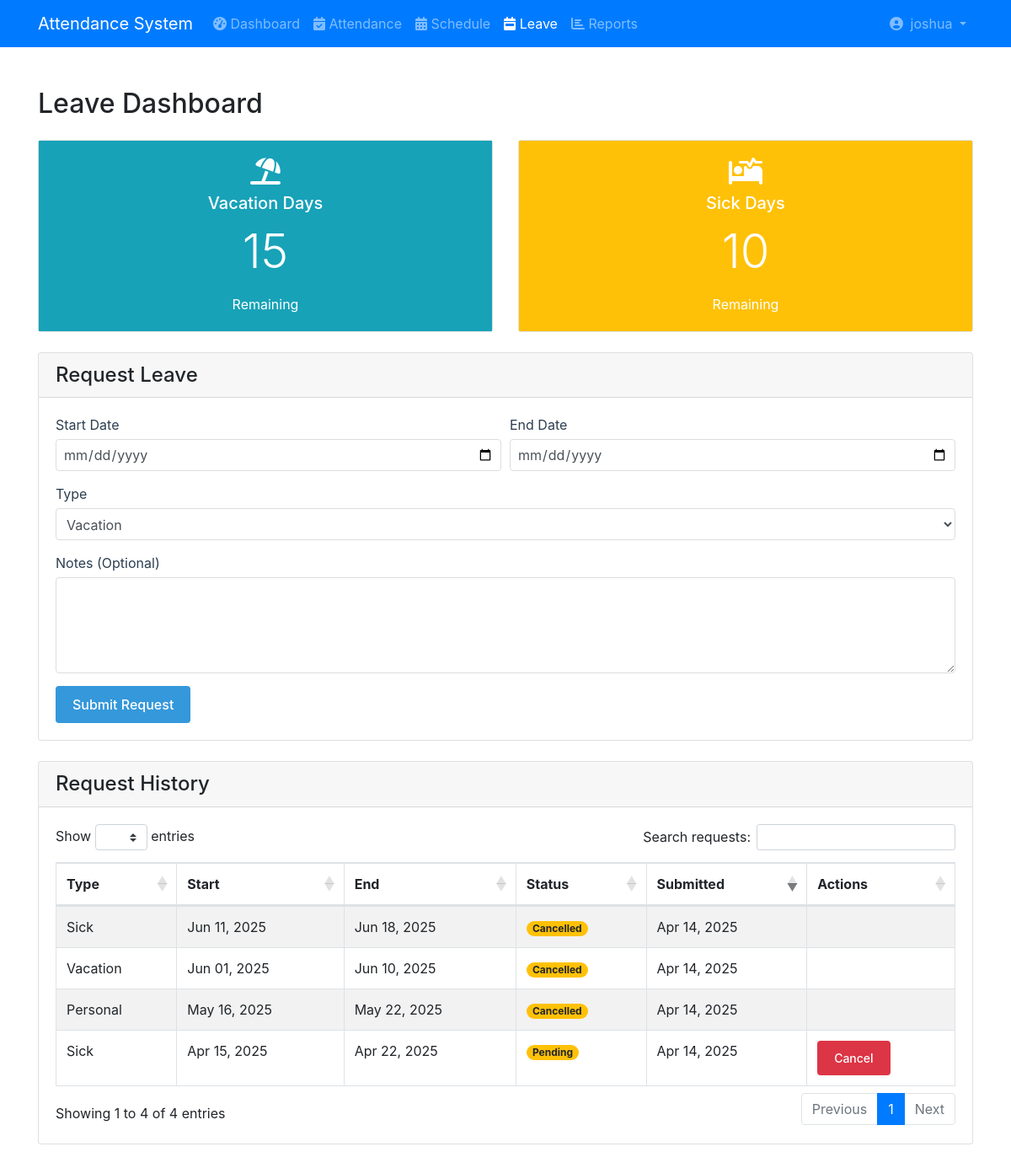
Page /attendance/requests.php (signed in) on the committed database.
### tables this page shows
CREATE TABLE `employees` (
  `employee_id` varchar(20) NOT NULL,
  `first_name` varchar(50) DEFAULT NULL,
  `last_name` varchar(50) DEFAULT NULL,
  `email` varchar(100) DEFAULT NULL,
  `password` varchar(255) NOT NULL,
  `phone` varchar(20) DEFAULT NULL,
  `date_of_birth` date DEFAULT NULL,
  `gender` varchar(10) DEFAULT NULL,
  `nationality` varchar(50) DEFAULT NULL,
  `marital_status` varchar(20) DEFAULT NULL,
  `hire_date` date DEFAULT NULL,
  `employment_status` varchar(20) DEFAULT NULL,
  `department_id` int(11) DEFAULT NULL,
  `position_id` int(11) DEFAULT NULL,
  `manager_id` varchar(20) DEFAULT NULL,
  `last_login` datetime DEFAULT NULL,
  `created_at` timestamp NOT NULL DEFAULT current_timestamp(),
  `updated_at` timestamp NOT NULL DEFAULT current_timestamp()
);

CREATE TABLE `time_off_requests` (
  `id` int(11) NOT NULL,
  `employee_id` varchar(20) DEFAULT NULL,
  `start_date` date DEFAULT NULL,
  `end_date` date DEFAULT NULL,
  `type` varchar(20) DEFAULT NULL,
  `notes` text DEFAULT NULL,
  `status` varchar(20) DEFAULT NULL,
  `created_at` timestamp NOT NULL DEFAULT current_timestamp()
);

### attendance/requests.php (the view, shortened to what this page needs)
<?php
require_once 'config/database.php';
$employee_id = $_SESSION['employee_id'];
$query = "SELECT * FROM time_off_requests
          WHERE employee_id = ?
          ORDER BY created_at DESC";
$stmt = $conn->prepare($query);
$stmt->bind_param("s", $employee_id);
$stmt->execute();
$requests = $stmt->get_result();
$balance_query = "SELECT
                    (SELECT COUNT(*) FROM time_off_requests
                     WHERE employee_id = ?
                     AND type = 'Vacation'
                     AND status = 'Approved'
                     AND YEAR(start_date) = YEAR(CURRENT_DATE)) as used_vacation,
                    (SELECT COUNT(*) FROM time_off_requests
                     WHERE employee_id = ?
                     AND type = 'Sick'
                     AND status = 'Approved'
                     AND YEAR(start_date) = YEAR(CURRENT_DATE)) as used_sick";
$balance_stmt = $conn->prepare($balance_query);
$balance_stmt->bind_param("ss", $employee_id, $employee_id);
$balance_stmt->execute();
$balance = $balance_stmt->get_result()->fetch_assoc();
$total_vacation_days = 15;
$total_sick_days = 10;
$remaining_vacation = $total_vacation_days - $balance['used_vacation'];
$remaining_sick = $total_sick_days - $balance['used_sick'];
?>
<!DOCTYPE html>
<html lang="en">
<head>
    <link rel="stylesheet" href="https://cdn.jsdelivr.net/npm/fullcalendar@5.10.0/main.min.css">
    <link rel="stylesheet" href="https://stackpath.bootstrapcdn.com/bootstrap/4.5.2/css/bootstrap.min.css">
    <link rel="stylesheet" href="https://cdn.datatables.net/1.10.22/css/dataTables.bootstrap4.min.css">
    <link rel="stylesheet" href="https://cdnjs.cloudflare.com/ajax/libs/font-awesome/5.15.4/css/all.min.css">
</head>
<body>
<?php include 'includes/navbar.php';?>
<div class="container mt-5">
    <h2 class="mb-4">Leave Dashboard</h2>
    <div class="row mb-4">
        <div class="col-md-6">
            <div class="card text-center">
                <div class="card-body bg-info text-white">
                    <i class="fas fa-umbrella-beach fa-2x mb-2"></i>
                    <h5 class="card-title">Vacation Days</h5>
                    <p class="card-text display-4"><?php echo $remaining_vacation; ?></p>
                    <span>Remaining</span>
                </div>
            </div>
        </div>
        <div class="col-md-6">
            <div class="card text-center">
                <div class="card-body bg-warning text-white">
                    <i class="fas fa-procedures fa-2x mb-2"></i>
                    <h5 class="card-title">Sick Days</h5>
                    <p class="card-text display-4"><?php echo $remaining_sick; ?></p>
                    <span>Remaining</span>
                </div>
            </div>
        </div>
    </div>
    <div class="card mb-4">
        <div class="card-header d-flex justify-content-between align-items-center">
            <h4 class="mb-0">Request Leave</h4>
        </div>
        <div class="card-body">
            <form id="timeOffForm" action="process_timeout.php" method="POST">
                <div class="form-row">
                    <div class="form-group col-md-6">
                        <label>Start Date</label>
                        <input type="date" name="start_date" class="form-control" required min="<?php echo date('Y-m-d'); ?>">
                    </div>
                    <div class="form-group col-md-6">
                        <label>End Date</label>
                        <input type="date" name="end_date" class="form-control" required min="<?php echo date('Y-m-d'); ?>">
                    </div>
                </div>
                <div class="form-group">
                    <label>Type</label>
                    <select name="type" class="form-control" required>
                        <option value="Vacation">Vacation</option>
                    </select>
                </div>
                <div class="form-group">
                    <label for="notes">Notes (Optional)</label>
                        <textarea name="notes" id="notes" class="form-control" rows="4"></textarea>
                    </div>
                <button type="submit" class="btn btn-primary">Submit Request</button>
            </form>
        </div>
    </div>
    <div class="card">
        <div class="card-header">
            <h4 class="mb-0">Request History</h4>
        </div>
        <div class="card-body">
            <table id="requestTable" class="table table-bordered table-striped">
                <thead>
                    <tr>
                        <th>Type</th>
                        <th>Start</th>
                        <th>End</th>
                        <th>Status</th>
                        <th>Submitted</th>
                        <th>Actions</th>
                    </tr>
                </thead>
                <tbody>
                    <?php while($request = $requests->fetch_assoc()): ?>
                    <tr>
                        <td><?php echo htmlspecialchars($request['type']); ?></td>
                        <td><?php echo date('M d, Y', strtotime($request['start_date'])); ?></td>
                        <td><?php echo date('M d, Y', strtotime($request['end_date'])); ?></td>
                        <td>
                            <span class="badge badge-pill
                                <?php
                                    if ($request['status'] == 'Approved') echo 'badge-success';
                                    elseif ($request['status'] == 'Rejected') echo 'badge-danger';
                                    else echo 'badge-warning';
                                ?>">
                                <?php echo $request['status']; ?>
                            </span>
                        </td>
                        <td><?php echo date('M d, Y', strtotime($request['created_at'])); ?></td>
                        <td>
                            <?php if($request['status'] == 'Pending'): ?>
                                <a href="javascript:void(0);" class="btn btn-sm btn-danger" onclick="cancelRequest(<?php echo $request['id']; ?>)">Cancel</a>
                            <?php endif; ?>
                        </td>
                    </tr>
                    <?php endwhile; ?>
                </tbody>
            </table>
        </div>
    </div>
    <br/>
    <br/>
    <br/>
</div>
</body>
</html>

### attendance/includes/navbar.php (shortened to what this page needs)
<?php
$emp_query = "SELECT e.*, d.department_name
              FROM employees e
              LEFT JOIN departments d ON e.department_id = d.department_id
              WHERE e.employee_id = ?";
$emp_stmt = $conn->prepare($emp_query);
$emp_stmt->bind_param("s", $employee_id);
$emp_stmt->execute();
$employee = $emp_stmt->get_result()->fetch_assoc();
?>
<nav class="navbar navbar-expand-lg navbar-dark bg-primary">
    <div class="container">
        <a class="navbar-brand" href="index.php">
            Attendance System
        </a>
        <div class="collapse navbar-collapse" id="navbarNav">
            <ul class="navbar-nav mr-auto">
                <li class="nav-item">
                    <a class="nav-link" href="index.php">
                        <i class="fas fa-tachometer-alt"></i> Dashboard
                    </a>
                </li>
                <li class="nav-item">
                    <a class="nav-link" href="attendance.php">
                        <i class="fas fa-calendar-check"></i> Attendance
                    </a>
                </li>
                <li class="nav-item">
                    <a class="nav-link" href="schedule.php">
                        <i class="fas fa-calendar-alt"></i> Schedule
                    </a>
                </li>
                <li class="nav-item">
                    <a class="nav-link" href="requests.php">
                        <i class="fas fa-calendar-week"></i> Leave
                    </a>
                </li>
                <li class="nav-item">
                    <a class="nav-link" href="reports.php">
                        <i class="fas fa-chart-bar"></i> Reports
                    </a>
                </li>
            </ul>
            <ul class="navbar-nav">
                <li class="nav-item dropdown">
                    <a class="nav-link dropdown-toggle" href="#" data-toggle="dropdown">
                        <i class="fas fa-user-circle"></i>&nbsp;
                        <?php echo $employee['first_name']; ?>
                    </a>
                </li>
            </ul>
        </div>
    </div>
</nav>

### attendance/requests.php (style rules this page uses)
.btn { padding: 10px 20px; border: none; border-radius: 4px; cursor: pointer; font-weight: 500; text-decoration: none; display: inline-block; }
.btn-primary { background: #3498db; color: white; }
.form-group { margin-bottom: 15px; }
.form-group label { display: block; margin-bottom: 5px; color: #2c3e50; }
.form-group input, .form-group select, .form-group textarea { width: 100%; padding: 8px; border: 1px solid #ddd; border-radius: 4px; }

### rows in the picture
employees: first_name "joshua"
time_off_requests: type "Sick", start_date "Jun 11, 2025", end_date "Jun 18, 2025", status "Cancelled", created_at "Apr 14, 2025"
time_off_requests: type "Vacation", start_date "Jun 01, 2025", end_date "Jun 10, 2025", status "Cancelled", created_at "Apr 14, 2025"
time_off_requests: type "Personal", start_date "May 16, 2025", end_date "May 22, 2025", status "Cancelled", created_at "Apr 14, 2025"
time_off_requests: type "Sick", start_date "Apr 15, 2025", end_date "Apr 22, 2025", status "Pending", created_at "Apr 14, 2025"

### other values in the picture
$remaining_vacation "15"
$remaining_sick "10"
